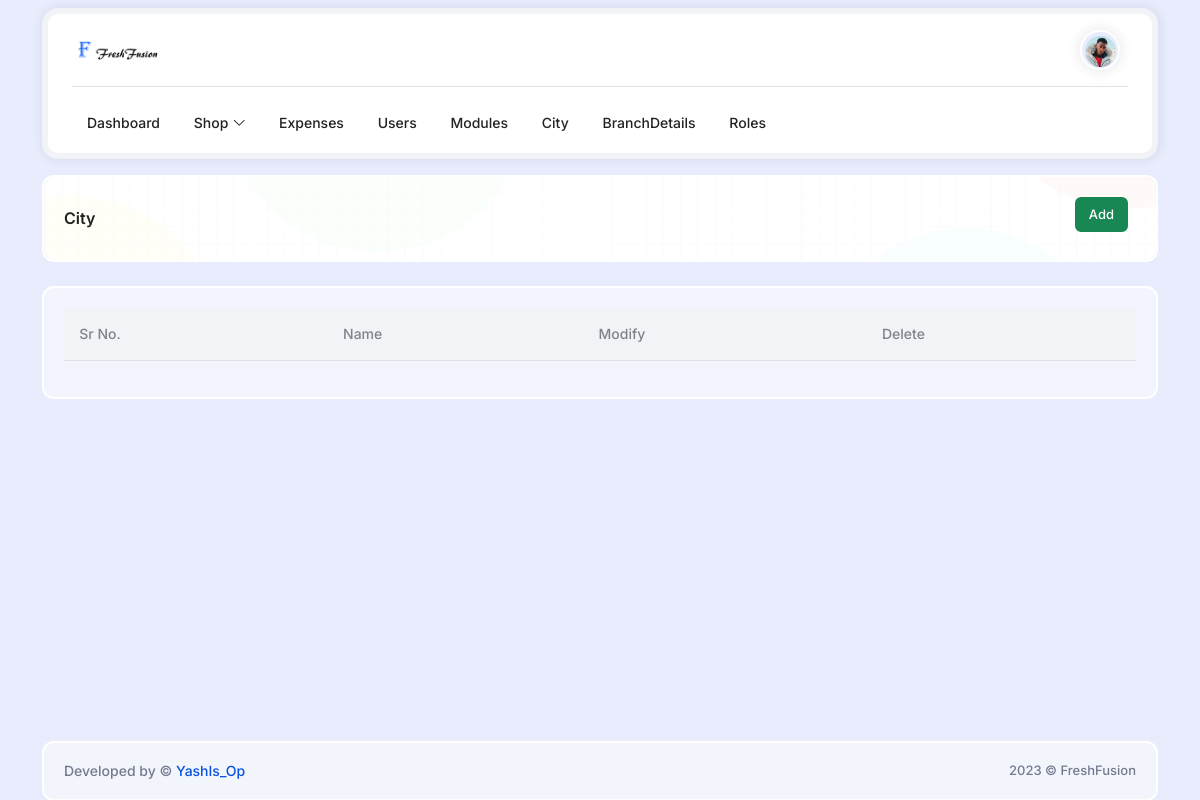
The app's page /pages/city/index.php, older data.
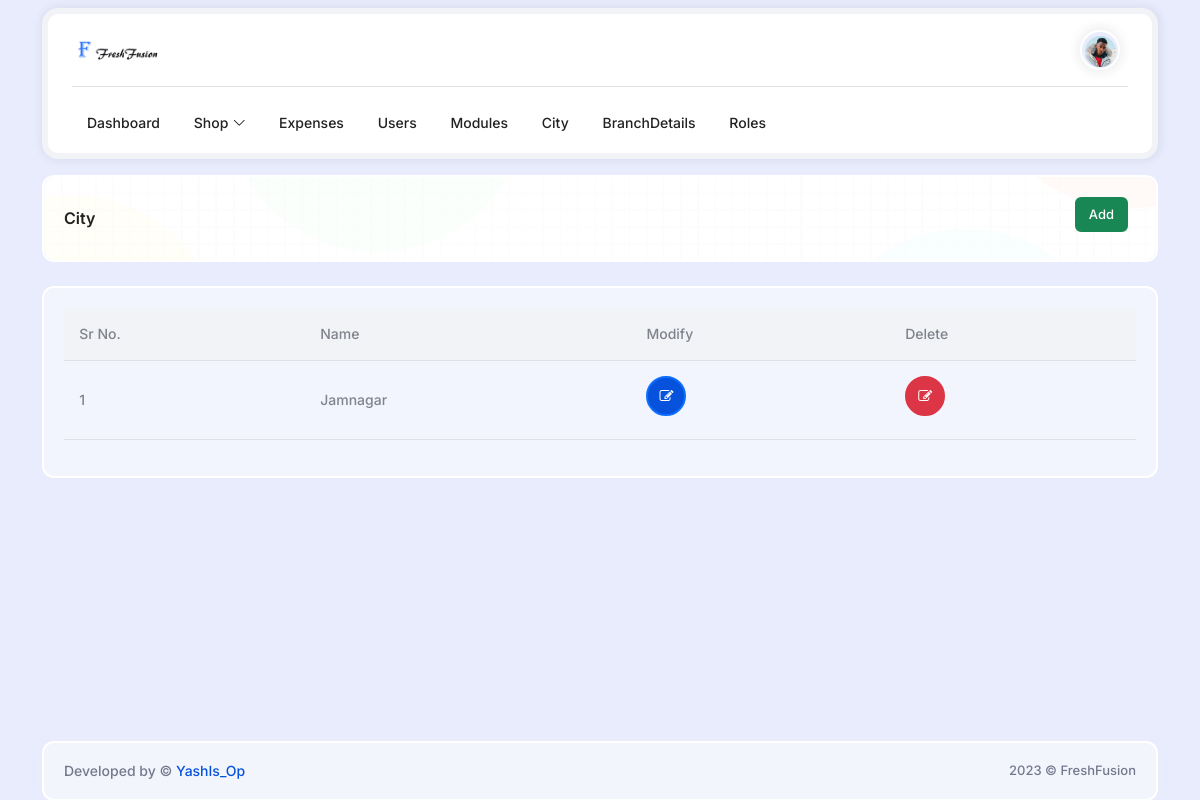
The same page, newer data.
### tables this page shows
CREATE TABLE
    `City` (
        `Id` INT NOT NULL PRIMARY KEY AUTO_INCREMENT,
        `Name` VARCHAR(255) NOT NULL
    );

### includes/init.php (called while the page is built, shortened)
<?php
$connection = new PDO("mysql:host=localhost;port=3306;dbname=FreshFusion", "root", "");
function select($query, $params = null)
{
    global $connection;
    $statement = $connection->prepare($query);
    $statement->execute($params);
    $rows = $statement->fetchAll(PDO::FETCH_ASSOC);
    return $rows;
}

### pages/city/index.php (the view, shortened to what this page needs)
<?php
require ('../../includes/init.php');
include pathOf('includes/header.php');
include pathOf('includes/navbar.php');
?>
<?php
$query = "SELECT * FROM city";
$cities = select($query);
$index = 0;
?>
<div class="main-content">
    <div class="content-wraper-area">
        <div class="data-table-area">
            <div class="container">
                <div class="row g-4">
                    <div class="col-12">
                        <div class="card">
                            <div class="card-body card-breadcrumb">
                                <div class="page-title-box d-flex align-items-center justify-content-between">
                                    <h4 class="mb-0">City</h4>
                                    <div class="page-title-right">
                                        <ol class="breadcrumb m-0">
                                            <li class="breadcrumb-item active"> <a href="./add"
                                                    class="btn btn-success mb-2 me-2">Add</a> </li>
                                        </ol>
                                    </div>
                                </div>
                            </div>
                        </div>
                    </div>
                    <div class="col-12">
                        <div class="card">
                            <div class="card-body">
                                <table id="selection-datatable" class="table dt-responsive nowrap w-100">
                                    <thead>
                                        <tr>
                                            <th>Sr No.</th>
                                            <th>Name</th>
                                            <th>Modify</th>
                                            <th>Delete</th>
                                        </tr>
                                    </thead>
                                    <tbody>
                                        <?php foreach ($cities as $city): ?>
                                            <tr>
                                                <td><?= $index += 1 ?></td>
                                                <td><?= $city['Name'] ?></td>
                                                <form action="./update" method="post">
                                                    <td>
                                                        <button type="submit" class="btn btn-primary btn-circle mb-2">
                                                            <i class="fa fa-edit"></i>
                                                        </button>
                                                    </td>
                                                </form>
                                                <td>
                                                    <button type="submit" class="btn btn-danger btn-circle mb-2"
                                                        onclick="deleteCity(<?= $city['Id'] ?>)">
                                                        <i class="fa fa-edit"></i>
                                                    </button>
                                                </td>
                                            </tr>
                                        <?php endforeach; ?>
                                    </tbody>
                                </table>
                            </div>
                        </div>
                    </div>
                </div>
            </div>
        </div>
    </div>
    <?php
    include pathOf('includes/footer.php');
    ?>
    <?php
    include pathOf('includes/pageEnd.php');
    ?>

Row changes from the older to the newer data that the page shows:
added city: Name "Jamnagar"
